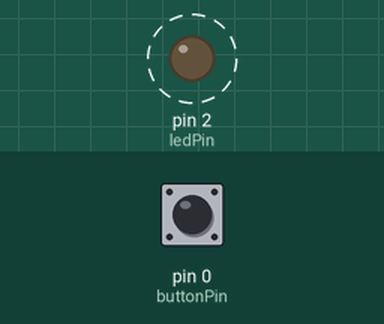
The sketch below on a simulated Arduino Uno, built with avr-gcc and run on an emulated ATmega328P. On the bench: output pins drawn as LEDs (lit = HIGH). Dashed ring = blinking. Inputs (shaded band) come from the test bench; at power-on: pin 0 (buttonPin) LOW.

Above: at 0.5 s.
Timing chart, 0 to 4.6 s (numbered marks = the images above):
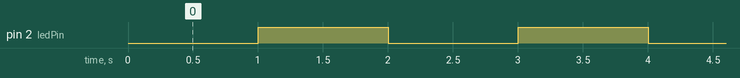

The sketch:

LED_basic.ino
```cpp
const int buttonPin = 0;  // the number of the pushbutton pin
const int ledPin = 2;    // the number of the LED pin
// variables will change:
int buttonState = 0;  // variable for reading the pushbutton status

void setup() {
  // put your setup code here, to run once:
  // initialize the LED pin as an output:
  pinMode(ledPin, OUTPUT);
  // initialize the pushbutton pin as an input:
  pinMode(buttonPin, INPUT);

}

void loop() {
  // put your main code here, to run repeatedly:
buttonState = digitalRead(buttonPin);

  // check if the pushbutton is pressed. If it is, the buttonState is HIGH:
  if (buttonState == HIGH) {
    // turn LED on:
         digitalWrite(ledPin, HIGH);
  } else {
    // turn LED off:
    digitalWrite(ledPin, LOW);
    delay(1000);
     digitalWrite(ledPin, HIGH);
    delay(1000);
    digitalWrite(ledPin, LOW);
    delay(1000);
    digitalWrite(ledPin, HIGH);
    delay(1000);
    digitalWrite(ledPin, LOW);
    delay(1000);
    digitalWrite(ledPin, HIGH);
    delay(1000);

  }

}
```

Measured:
- by itself, pin 2 (ledPin): alternates HIGH for 1.0 s and LOW for 1.0 s
